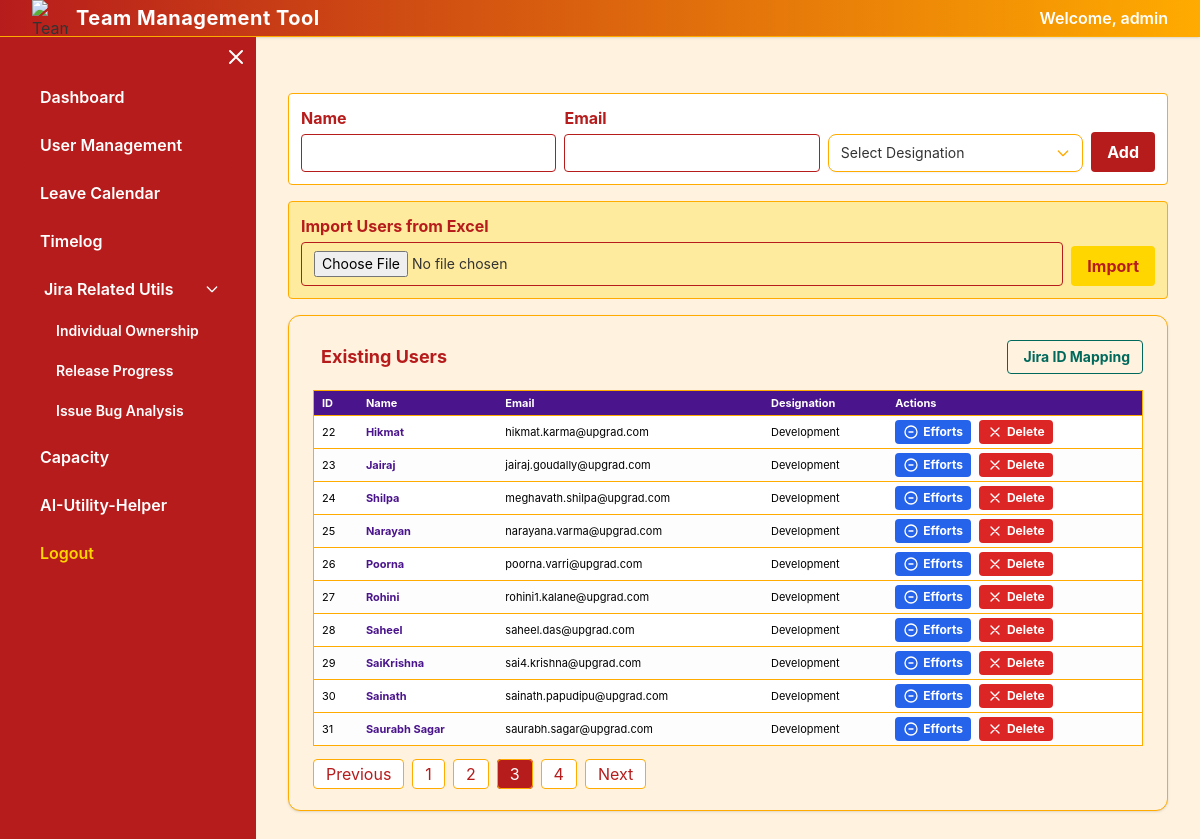
/users?page=3 (signed in), run on an earlier commit of the app's database.
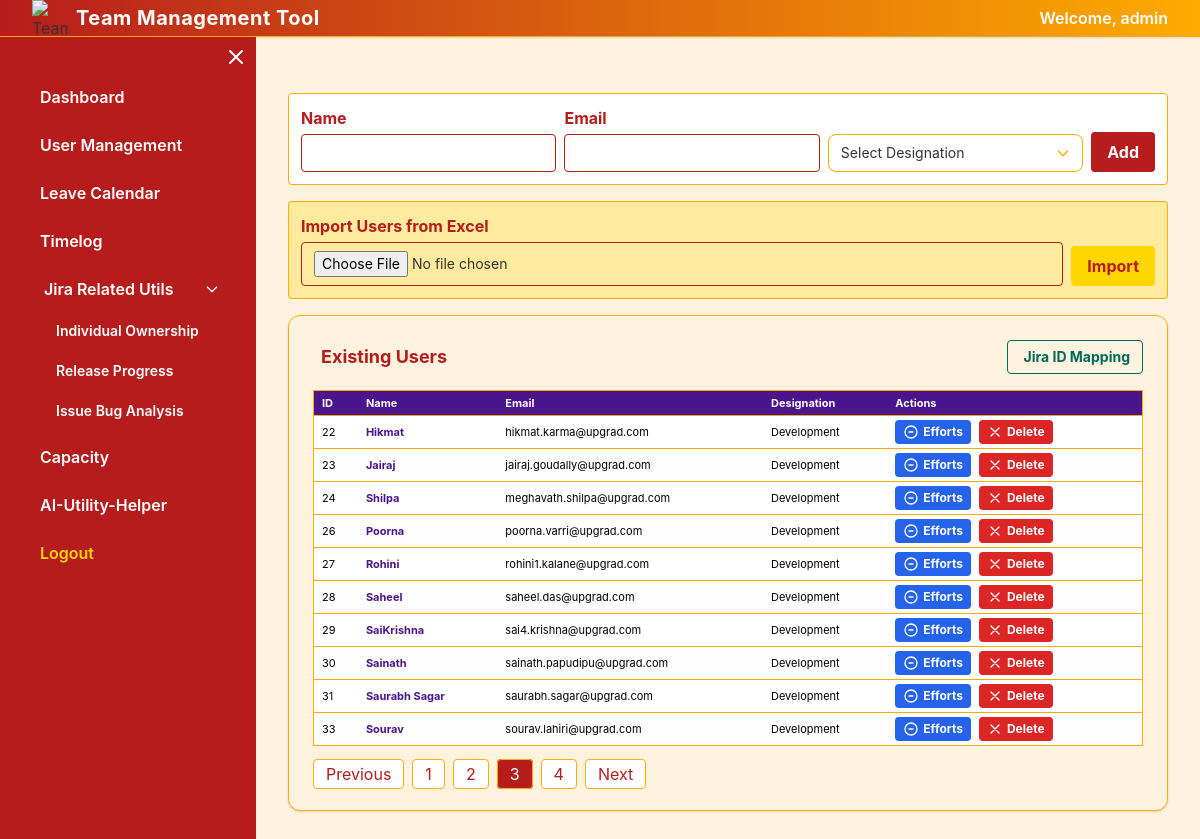
And on a later commit of the database.
### app.py (models this page shows)
class User(db.Model):
    id = db.Column(db.Integer, primary_key=True)
    name = db.Column(db.String(100))
    email = db.Column(db.String(100))
    designation = db.Column(db.String(100))
    jira_account_id = db.Column(db.String(100))
    role = db.Column(db.String(50), default='Team Member')

### app.py (the view, shortened to what this page needs)
@app.route('/users', methods=['GET'])
def users():
    if session.get('logged_in'):
        page = int(request.args.get('page', 1))
        per_page = 10
        pagination = User.query.paginate(page=page, per_page=per_page)
        users = pagination.items
        return render_template('users.html', users=users, pagination=pagination, user=None, email_checked=False)

### app.py (called while the page is built)
@app.before_request
def require_login():
    if 'logged_in' not in session and request.endpoint not in [
        'login', 'static', 'HelperQA_AI', 'generate_testcases', 'generate_testcases_auth',
        'timelog_today', 'users', 'export_users', 'export_timelog_links', 'mytimelogs',
        'user_timelog', 'HelperQA_AI', 'generate_testcases', 'get_jira_description',
        'analyseui', 'testcases_result', 'generate_testcases', 'generate_testcases_auth',
        'underlogged_days', 'jql_wip'  # <-- allow jql_wip without login
    ]:
        return redirect('/login')

### templates/users.html (shortened to what the changed rows need)
{% extends 'base.html' %}
{% block content %}
{% if session.get('logged_in') %}
    <div class="bg-upgradLight rounded-xl shadow p-6 mb-6 border border-upgradAccent">
    <div class="overflow-x-auto text-left">
       <table class="min-w-[500px] w-full bg-white rounded-lg border border-upgradAccent text-xs text-left">
        <thead class="bg-upgradPurple text-white">
          <tr>
            <th class="py-2 px-3 font-bold">ID</th>
            <th class="py-2 px-3 font-bold">Name</th>
            <th class="py-2 px-3 font-bold">Email</th>
            <th class="py-2 px-3 font-bold">Designation</th>
            <th class="py-2 px-3 font-bold">Actions</th>
          </tr>
        </thead>
        <tbody>
          {% for user in users %}
          <tr class="border-t border-upgradAccent hover:bg-upgradPink/30">
            <td class="py-2 px-3 text-black">{{ user.id }}</td>
            <td class="py-2 px-3 text-upgradPurple font-bold">{{ user.name }}</td>
            <td class="py-2 px-3 text-black">{{ user.email }}</td>
            <td class="py-2 px-3 text-black">{{ user.designation }}</td>
            <td class="py-2 px-3">
              <div class="flex flex-wrap gap-2">
                <a href="{{ url_for('user_timelog', user_email=user.email) }}" class="bg-blue-600 hover:bg-blue-800 text-white px-2 py-1 rounded text-xs flex items-center font-bold transition" title="View Efforts">
                  <svg xmlns="http://www.w3.org/2000/svg" class="w-4 h-4 mr-1" fill="none" viewBox="0 0 24 24" stroke="currentColor"><path stroke-linecap="round" stroke-linejoin="round" stroke-width="2" d="M15 12H9m12 0a9 9 0 11-18 0 9 9 0 0118 0z" /></svg>
                  Efforts
                </a>
                <a href="{{ url_for('delete_user', user_id=user.id) }}" class="bg-red-600 hover:bg-red-800 text-white px-2 py-1 rounded text-xs flex items-center font-bold transition" title="Delete User" onclick="return confirm('Are you sure you want to delete this user?');">
                  <svg xmlns="http://www.w3.org/2000/svg" class="w-4 h-4 mr-1" fill="none" viewBox="0 0 24 24" stroke="currentColor"><path stroke-linecap="round" stroke-linejoin="round" stroke-width="2" d="M6 18L18 6M6 6l12 12" /></svg>
                  Delete
                </a>
              </div>
            </td>
          </tr>
          {% endfor %}
        </tbody>
      </table>
    </div>
    {% if pagination %}
    <nav class="mt-4">
      <ul class="flex flex-wrap gap-2">
        {% for p in pagination.iter_pages() %}
          {% if p %}
            <li>
              <a class="px-3 py-1 rounded border border-upgradAccent {{ 'bg-upgradRed text-white' if p == pagination.page else 'bg-white text-upgradRed hover:bg-upgradYellow/70 transition' }}" href="{{ url_for('users', page=p) }}">{{ p }}</a>
            </li>
          {% endif %}
        {% endfor %}
      </ul>
    </nav>
    {% endif %}
  </div>
{% endif %}
{% endblock %}

What changed in the data, as far as the page shows it:
removed User: id "25", name "Narayan", email "narayana.varma@upgrad.com", designation "Development"
now on this page (row unchanged): User: id "33", name "Sourav", email "sourav.lahiri@upgrad.com", designation "Development"
